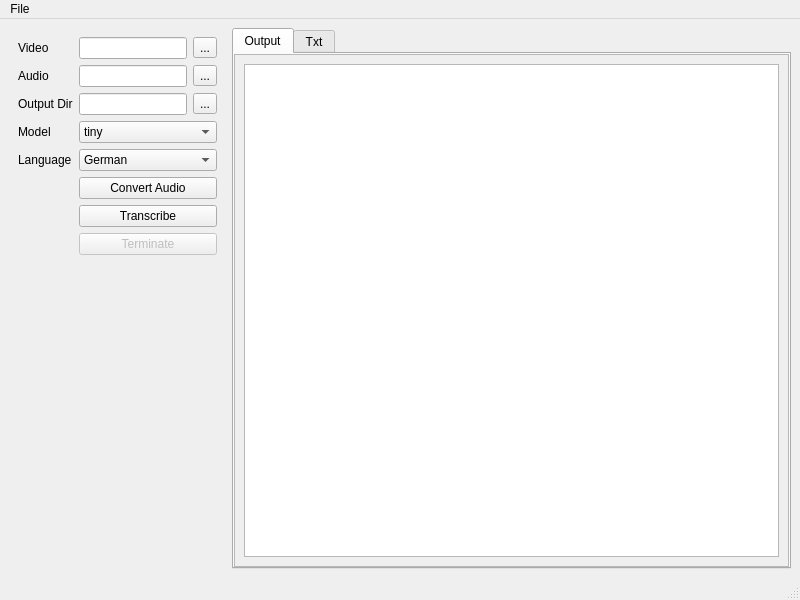
<?xml version="1.0" encoding="UTF-8"?>
<ui version="4.0">
 <class>MainWindow</class>
 <widget class="QMainWindow" name="MainWindow">
  <property name="geometry">
   <rect>
    <x>0</x>
    <y>0</y>
    <width>800</width>
    <height>600</height>
   </rect>
  </property>
  <property name="sizePolicy">
   <sizepolicy hsizetype="Expanding" vsizetype="Expanding">
    <horstretch>0</horstretch>
    <verstretch>0</verstretch>
   </sizepolicy>
  </property>
  <property name="windowTitle">
   <string>Whisper GUI</string>
  </property>
  <widget class="QWidget" name="centralwidget">
   <property name="sizePolicy">
    <sizepolicy hsizetype="Expanding" vsizetype="Expanding">
     <horstretch>0</horstretch>
     <verstretch>0</verstretch>
    </sizepolicy>
   </property>
   <layout class="QGridLayout" name="gridLayout_4">
    <item row="0" column="0">
     <layout class="QHBoxLayout" name="horizontalLayout_5">
      <item>
       <widget class="QWidget" name="widget" native="true">
        <property name="sizePolicy">
         <sizepolicy hsizetype="Fixed" vsizetype="Preferred">
          <horstretch>0</horstretch>
          <verstretch>0</verstretch>
         </sizepolicy>
        </property>
        <layout class="QFormLayout" name="formLayout">
         <item row="0" column="0">
          <widget class="QLabel" name="label">
           <property name="text">
            <string>Video</string>
           </property>
          </widget>
         </item>
         <item row="0" column="1">
          <layout class="QHBoxLayout" name="horizontalLayout">
           <item>
            <widget class="QLineEdit" name="txtVideo"/>
           </item>
           <item>
            <widget class="QToolButton" name="cmdOpenVideo">
             <property name="text">
              <string>...</string>
             </property>
            </widget>
           </item>
          </layout>
         </item>
         <item row="1" column="0">
          <widget class="QLabel" name="label_2">
           <property name="text">
            <string>Audio</string>
           </property>
          </widget>
         </item>
         <item row="1" column="1">
          <layout class="QHBoxLayout" name="horizontalLayout_2">
           <item>
            <widget class="QLineEdit" name="txtAudio"/>
           </item>
           <item>
            <widget class="QToolButton" name="cmdOpenAudio">
             <property name="text">
              <string>...</string>
             </property>
            </widget>
           </item>
          </layout>
         </item>
         <item row="2" column="0">
          <widget class="QLabel" name="label_OutDir">
           <property name="text">
            <string>Output Dir</string>
           </property>
          </widget>
         </item>
         <item row="2" column="1">
          <layout class="QHBoxLayout" name="horizontalLayout_OutDir">
           <item>
            <widget class="QLineEdit" name="txtOutputDir"/>
           </item>
           <item>
            <widget class="QToolButton" name="cmdOpenOutputDir">
             <property name="text">
              <string>...</string>
             </property>
            </widget>
           </item>
          </layout>
         </item>
         <item row="3" column="0">
          <widget class="QLabel" name="label_Model">
           <property name="text">
            <string>Model</string>
           </property>
          </widget>
         </item>
         <item row="3" column="1">
          <layout class="QHBoxLayout" name="horizontalLayout_3">
           <item>
            <widget class="QComboBox" name="cmbModel">
             <item>
              <property name="text">
               <string>tiny</string>
              </property>
             </item>
             <item>
              <property name="text">
               <string>medium</string>
              </property>
             </item>
             <item>
              <property name="text">
               <string>large</string>
              </property>
             </item>
             <item>
              <property name="text">
               <string>small</string>
              </property>
             </item>
            </widget>
           </item>
          </layout>
         </item>
         <item row="4" column="1">
          <layout class="QHBoxLayout" name="horizontalLayout_4">
           <item>
            <widget class="QComboBox" name="cmbLanguage">
             <item>
              <property name="text">
               <string>German</string>
              </property>
             </item>
             <item>
              <property name="text">
               <string>English</string>
              </property>
             </item>
            </widget>
           </item>
          </layout>
         </item>
         <item row="4" column="0">
          <widget class="QLabel" name="label_3">
           <property name="text">
            <string>Language</string>
           </property>
          </widget>
         </item>   
         <item row="6" column="1">
          <widget class="QPushButton" name="cmdConvertAudio">
           <property name="text">
            <string>Convert Audio</string>
           </property>
          </widget>
         </item>
         <item row="7" column="1">
          <widget class="QPushButton" name="cmdTranscribe">
           <property name="text">
            <string>Transcribe</string>
           </property>
          </widget>
         </item>
         <item row="8" column="1">
          <widget class="QPushButton" name="cmdTerminate">
           <property name="enabled">
            <bool>false</bool>
           </property>
           <property name="text">
            <string>Terminate</string>
           </property>
          </widget>
         </item>
         <item row="9" column="1">
          <spacer name="verticalSpacer">
           <property name="orientation">
            <enum>Qt::Vertical</enum>
           </property>
           <property name="sizeHint" stdset="0">
            <size>
             <width>20</width>
             <height>40</height>
            </size>
           </property>
          </spacer>
         </item>
        </layout>
       </widget>
      </item>
      <item>
       <widget class="QWidget" name="widget_2" native="true">
        <layout class="QGridLayout" name="gridLayout_3">
         <property name="leftMargin">
          <number>0</number>
         </property>
         <property name="topMargin">
          <number>0</number>
         </property>
         <property name="rightMargin">
          <number>0</number>
         </property>
         <property name="bottomMargin">
          <number>0</number>
         </property>
         <item row="0" column="0">
          <widget class="QTabWidget" name="tabWidget">
           <widget class="QWidget" name="tabOutput">
            <attribute name="title">
             <string>Output</string>
            </attribute>
            <layout class="QGridLayout" name="gridLayout_2">
             <property name="leftMargin">
              <number>0</number>
             </property>
             <property name="topMargin">
              <number>0</number>
             </property>
             <property name="rightMargin">
              <number>0</number>
             </property>
             <property name="bottomMargin">
              <number>0</number>
             </property>
             <item row="0" column="0">
              <widget class="QScrollArea" name="scrollArea">
               <property name="widgetResizable">
                <bool>true</bool>
               </property>
               <widget class="QWidget" name="scrollAreaWidgetContents">
                <property name="geometry">
                 <rect>
                  <x>0</x>
                  <y>0</y>
                  <width>502</width>
                  <height>480</height>
                 </rect>
                </property>
                <layout class="QGridLayout" name="gridLayout">
                 <item row="0" column="0">
                  <widget class="QPlainTextEdit" name="txtOutput"/>
                 </item>
                </layout>
               </widget>
              </widget>
             </item>
            </layout>
           </widget>
           <widget class="QWidget" name="tabTxt">
            <attribute name="title">
             <string>Txt</string>
            </attribute>
            <layout class="QGridLayout" name="gridLayout_2txt">
             <property name="leftMargin">
              <number>0</number>
             </property>
             <property name="topMargin">
              <number>0</number>
             </property>
             <property name="rightMargin">
              <number>0</number>
             </property>
             <property name="bottomMargin">
              <number>0</number>
             </property>
             <item row="0" column="0">
              <widget class="QScrollArea" name="scrollAreatxt">
               <property name="widgetResizable">
                <bool>true</bool>
               </property>
               <widget class="QWidget" name="scrollAreaWidgetContentstxt">
                <property name="geometry">
                 <rect>
                  <x>0</x>
                  <y>0</y>
                  <width>502</width>
                  <height>480</height>
                 </rect>
                </property>
                <layout class="QGridLayout" name="gridLayouttxt">
                 <item row="0" column="0">
                  <widget class="QPlainTextEdit" name="txtText"/>
                 </item>
                </layout>
               </widget>
              </widget>
             </item>
            </layout>
           </widget>
          </widget>
         </item>
        </layout>
       </widget>
      </item>
     </layout>
    </item>
   </layout>
  </widget>
  <widget class="QMenuBar" name="menubar">
   <property name="geometry">
    <rect>
     <x>0</x>
     <y>0</y>
     <width>800</width>
     <height>36</height>
    </rect>
   </property>
   <widget class="QMenu" name="menuFile">
    <property name="title">
     <string>File</string>
    </property>
    <addaction name="actionOpen"/>
    <addaction name="actionSave"/>
    <addaction name="actionQuit"/>
   </widget>
   <addaction name="menuFile"/>
  </widget>
  <widget class="QStatusBar" name="statusbar"/>
  <action name="actionOpen">
   <property name="text">
    <string>Open</string>
   </property>
   <property name="shortcut">
    <string>Ctrl+O</string>
   </property>
  </action>
  <action name="actionSave">
   <property name="text">
    <string>Save</string>
   </property>
   <property name="shortcut">
    <string>Ctrl+S</string>
   </property>
  </action>
  <action name="actionQuit">
   <property name="text">
    <string>Quit</string>
   </property>
   <property name="shortcut">
    <string>Ctrl+Q</string>
   </property>
  </action>
 </widget>
 <resources/>
 <connections>
  <connection>
   <sender>actionOpen</sender>
   <signal>triggered()</signal>
   <receiver>MainWindow</receiver>
   <slot>slotOpen()</slot>
   <hints>
    <hint type="sourcelabel">
     <x>-1</x>
     <y>-1</y>
    </hint>
    <hint type="destinationlabel">
     <x>399</x>
     <y>299</y>
    </hint>
   </hints>
  </connection>
  <connection>
   <sender>cmdOpenAudio</sender>
   <signal>clicked()</signal>
   <receiver>MainWindow</receiver>
   <slot>slotOpenAudio()</slot>
   <hints>
    <hint type="sourcelabel">
     <x>240</x>
     <y>106</y>
    </hint>
    <hint type="destinationlabel">
     <x>399</x>
     <y>299</y>
    </hint>
   </hints>
  </connection>
  <connection>
   <sender>cmdOpenVideo</sender>
   <signal>clicked()</signal>
   <receiver>MainWindow</receiver>
   <slot>slotOpenVideo()</slot>
   <hints>
    <hint type="sourcelabel">
     <x>240</x>
     <y>72</y>
    </hint>
    <hint type="destinationlabel">
     <x>399</x>
     <y>299</y>
    </hint>
   </hints>
  </connection>
  <connection>
   <sender>cmdConvertAudio</sender>
   <signal>clicked()</signal>
   <receiver>MainWindow</receiver>
   <slot>slotConvertAudio()</slot>
   <hints>
    <hint type="sourcelabel">
     <x>173</x>
     <y>228</y>
    </hint>
    <hint type="destinationlabel">
     <x>399</x>
     <y>299</y>
    </hint>
   </hints>
  </connection>
  <connection>
   <sender>cmdTranscribe</sender>
   <signal>clicked()</signal>
   <receiver>MainWindow</receiver>
   <slot>slotTranscribe()</slot>
   <hints>
    <hint type="sourcelabel">
     <x>173</x>
     <y>228</y>
    </hint>
    <hint type="destinationlabel">
     <x>399</x>
     <y>299</y>
    </hint>
   </hints>
  </connection>
  <connection>
   <sender>cmdOpenOutputDir</sender>
   <signal>clicked()</signal>
   <receiver>MainWindow</receiver>
   <slot>slotOpenOutputDir()</slot>
   <hints>
    <hint type="sourcelabel">
     <x>173</x>
     <y>228</y>
    </hint>
    <hint type="destinationlabel">
     <x>399</x>
     <y>299</y>
    </hint>
   </hints>
  </connection>
  <connection>
   <sender>cmdTerminate</sender>
   <signal>clicked()</signal>
   <receiver>MainWindow</receiver>
   <slot>slotTerminate()</slot>
   <hints>
    <hint type="sourcelabel">
     <x>173</x>
     <y>228</y>
    </hint>
    <hint type="destinationlabel">
     <x>399</x>
     <y>299</y>
    </hint>
   </hints>
  </connection>
  <connection>
   <sender>actionQuit</sender>
   <signal>triggered()</signal>
   <receiver>MainWindow</receiver>
   <slot>close()</slot>
   <hints>
    <hint type="sourcelabel">
     <x>-1</x>
     <y>-1</y>
    </hint>
    <hint type="destinationlabel">
     <x>399</x>
     <y>299</y>
    </hint>
   </hints>
  </connection>
 </connections>
 <slots>
  <slot>slotOpenFile()</slot>
  <slot>slotOpenVideo()</slot>
  <slot>slotOpenAudio()</slot>
  <slot>slotTranscribe()</slot>
  <slot>slotConvertAudio()</slot>
  <slot>slotTerminate()</slot>
 </slots>
</ui>
